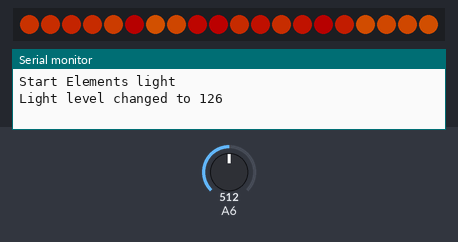
Simulated run of this sketch. Board: Arduino Nano, built with avr-gcc and run on an emulated ATmega328P. Parts: 20 RGB LEDs in strip order, left to right, the last lines printed to the serial monitor. The test bench sets the inputs (shaded band); at power-on: A6 = 512. Dim RGB values are drawn brighter than linear.

Above: at 1.25 s.
1.3 s: A6 set to 10
At 2.1 s:
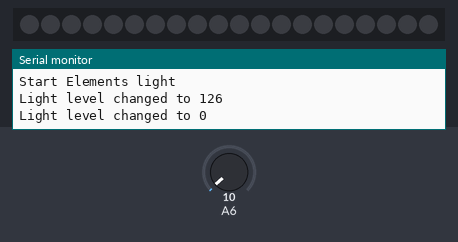
2.8 s: A6 set to 122
At 3.0 s:
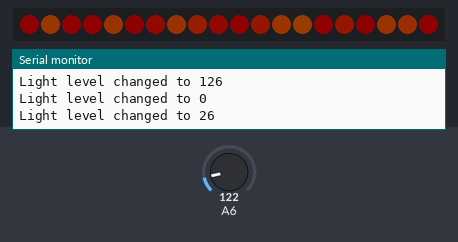
4.5 s: A6 set to 306
6.0 s: A6 set to 0
At 7.0 s:
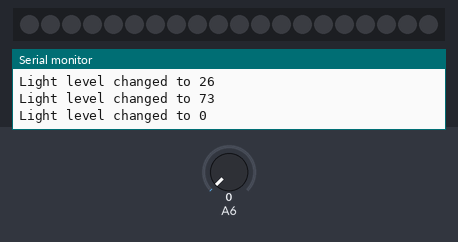
Timing chart, 0 to 8.5 s (numbered marks = the images above; inputs shaded):
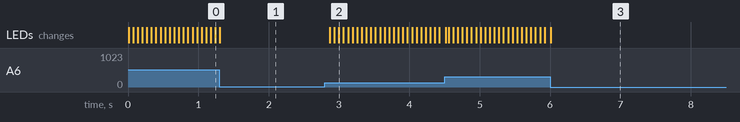

The sketch:

FieryFox.ino
```cpp
//#include <Adafruit_NeoPixel.h>  // Library Manager > Adafruit NeoPixel Version >= 1.2.2
#include <WS2812FX.h>             // Library Manager > WS2812FX >= 1.1.9

//Led strip WS2812
#define WS2812PIN 3
#define WS2812PIXELS 20
#define POTMIN 20
#define POTMAX 1010
#define THRESHOLDCHANGE 4

int potLightLevelLast = -10;

WS2812FX ws2812fx = WS2812FX(WS2812PIXELS, WS2812PIN, NEO_GRB + NEO_KHZ800);

void setup() {
	Serial.begin(115200);
	Serial.println("Start Elements light");
	ws2812fx.init();
	ws2812fx.setBrightness(100);
	ws2812fx.setSpeed(1200);
	ws2812fx.setColor(0xFF6600);
	ws2812fx.setMode(FX_MODE_FIRE_FLICKER_INTENSE);
	ws2812fx.start();
}

void checkLightLevelPot() {
	int potLightLevel = analogRead(A6);
	// Cap input
	if (potLightLevel < POTMIN) {
		potLightLevel = POTMIN;
	}
	if (potLightLevel > POTMAX) {
		potLightLevel = POTMAX;
	}
	potLightLevel = map(potLightLevel, POTMIN, POTMAX, 0, 255);

	//If light level is bellow 4, cap it to 0 to get complete off
	if (potLightLevel <= THRESHOLDCHANGE) {
		potLightLevel = 0;
	}

	// To avaoid flicker, only change level if +/-4 steps
	if ((potLightLevelLast-potLightLevel > THRESHOLDCHANGE) || (potLightLevelLast-potLightLevel < -THRESHOLDCHANGE)) {
		Serial.print("Light level changed to ");
		Serial.println(potLightLevel);
		ws2812fx.setBrightness(potLightLevel);
		potLightLevelLast = potLightLevel;
	}
}

void tick() {
	ws2812fx.service();
}

void loop() {
	checkLightLevelPot();
	tick();
	delay(20);
}
```

Measured:
- after the input at 1.3 s, the LEDs: change at once (image 1)
- after the input at 2.8 s, the LEDs: first change after 0.07 s (image 2 shows a later state)
- after the input at 6.0 s, the LEDs: change at once (image 3)
